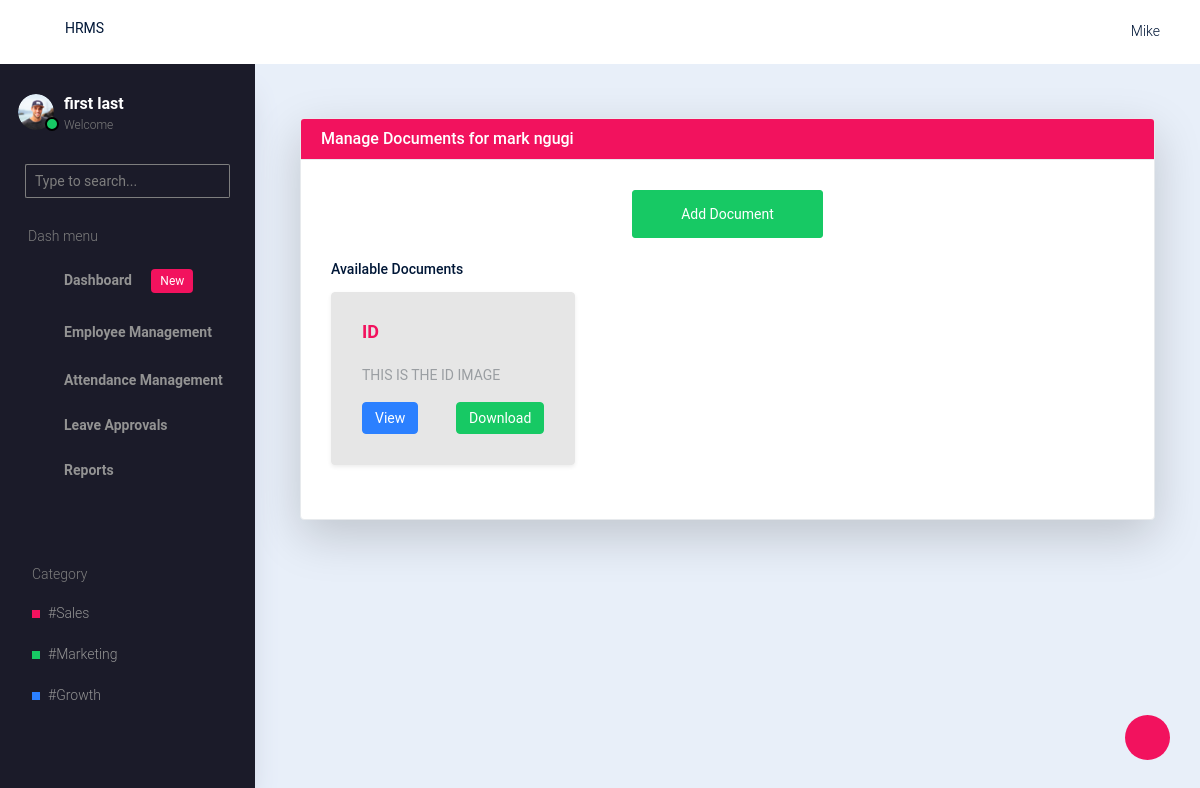
Screenshot of /documents/7/manage/ with the database file from the repository.
### accounts/models.py (models this page shows, shortened)
class CustomUser(AbstractUser):
    ROLE_CHOICES = [
        ('admin', 'Admin'),
        ('hr_manager', 'HR Manager'),
        ('employee', 'Employee'),
    ]
    role = models.CharField(max_length=20, choices=ROLE_CHOICES, default='employee')
    gender = models.CharField(max_length=20, choices=[('male', 'Male'), ('female', 'Female')], default='male')
    phone = models.CharField(max_length=15, blank=True, null=True)
    position = models.CharField(max_length=100, blank=True, null=True)
    department = models.ForeignKey(Department, on_delete=models.CASCADE, default=None, null=True)
    start_date = models.DateField(blank=True, null=True)
    exit_date = models.DateField(null=True, blank=True)
    reason_for_leaving = models.CharField(max_length=255, null=True, blank=True)

### hrms/models.py (models this page shows, shortened)
class Document(models.Model):
    employee = models.ForeignKey(CustomUser, on_delete=models.CASCADE, related_name='documents')
    title = models.CharField(max_length=255)
    description = models.TextField(blank=True)
    file = models.FileField(upload_to='documents/', blank=True, null=True)
    uploaded_at = models.DateTimeField(auto_now_add=True)

### hrms/views.py (the view)
# urls.py: path('documents/<int:employee_id>/manage/', manage_documents, name='manage_documents'),
def manage_documents(request, employee_id):
    employee = get_object_or_404(CustomUser, id=employee_id)
    documents = Document.objects.filter(employee=employee)
    context = {
        'employee': employee,
        'documents': documents,
    }
    return render(request, 'hrms/admin/employee-management/manage_documents.html', context)

### hrms/templates/hrms/admin/employee-management/manage_documents.html
{% extends 'hrms/admin/base.html' %}
{% block content %}
<div class="container mt-4">
    <div class="row">
        <div class="col-12">
            <div class="card shadow-lg rounded">
                <div class="card-header bg-primary text-white">
                    <h4 class="mb-0">Manage Documents for {{ employee.first_name }} {{ employee.last_name }}</h4>
                </div>
                <div class="card-body">
                    <div class="mb-4 text-center">
                        <a href="{% url 'add_document' employee.id %}" class="btn btn-success btn-lg">Add Document</a>
                    </div>
                    <div class="mt-4">
                        <h5 class="mb-3">Available Documents</h5>
                        {% if documents %}
                        <div class="row">
                            {% for document in documents %}
                            <div class="col-md-4 mb-4">
                                <div class="card shadow-sm rounded border-light bg-light">
                                    <div class="card-body">
                                        <h6 class="card-title text-primary font-weight-bold">{{ document.title }}</h6>
                                        <p class="card-text text-muted">{{ document.description }}</p>
                                        {% if document.file %}
                                        <div class="d-flex justify-content-between mt-3">
                                            <a href="{{ document.file.url }}" target="_blank" class="btn btn-info btn-sm">View</a>
                                            <a href="{{ document.file.url }}" download class="btn btn-success btn-sm">Download</a>
                                        </div>
                                        {% else %}
                                        <p class="text-muted mt-2">No file available for this document.</p>
                                        {% endif %}
                                    </div>
                                </div>
                            </div>
                            {% endfor %}
                        </div>
                        {% else %}
                        <p class="text-muted">No documents available for this employee.</p>
                        {% endif %}
                    </div>
                </div>
            </div>
        </div>
    </div>
</div>
{% endblock %}

### rows the page displays
CustomUser: first_name "mark", last_name "ngugi"
Document: title "ID", description "THIS IS THE ID IMAGE"
